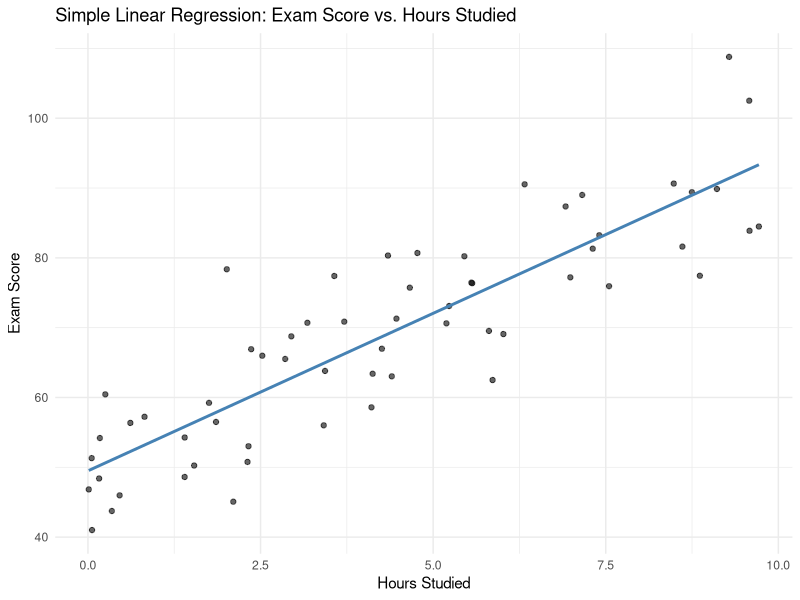
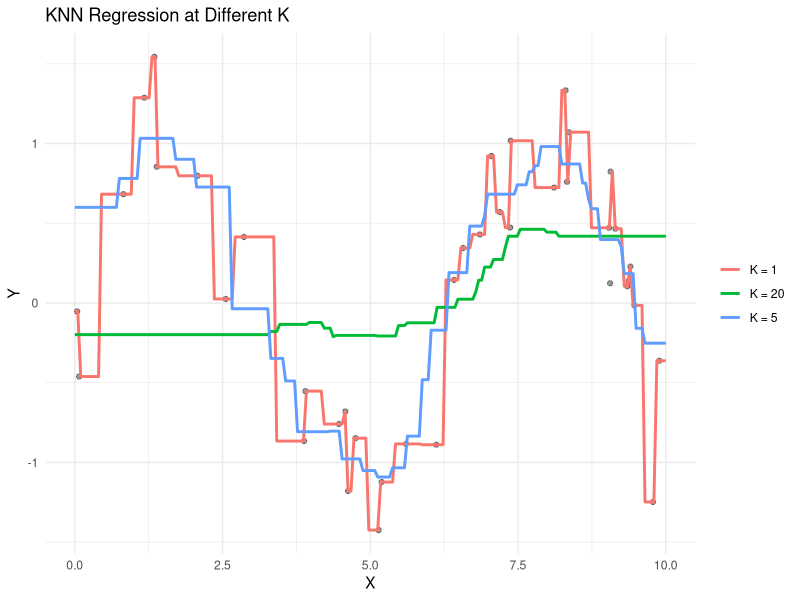

R code for these plots, in order:
## ---- chunk 1
#| label: setup
# install.packages(c("class", "FNN", "ggplot2"))
library(class)   # KNN classification
library(FNN)     # KNN regression
library(ggplot2)
theme_set(theme_minimal())
## ---- chunk 2
#| label: exam-data
set.seed(2026)
n     <- 60
hours <- runif(n, 0, 10)
score <- 50 + 4.5 * hours + rnorm(n, sd = 8)
exam  <- data.frame(hours, score)

fit_lm <- lm(score ~ hours, data = exam)
summary(fit_lm)
## ---- chunk 3
#| label: exam-plot
ggplot(exam, aes(hours, score)) +
  geom_point(alpha = 0.6) +
  geom_smooth(method = "lm", se = FALSE, color = "steelblue") +
  labs(title = "Simple Linear Regression: Exam Score vs. Hours Studied",
       x = "Hours Studied", y = "Exam Score")
## ---- chunk 4
#| label: exam-predict
predict(fit_lm, newdata = data.frame(hours = 6))
## ---- chunk 5
#| label: spam-data
set.seed(2026)
n          <- 200
link_count <- rpois(n, lambda = 2)
caps_ratio <- runif(n, 0, 1)
z    <- -2 + 1.1 * link_count + 3 * caps_ratio
p    <- 1 / (1 + exp(-z))
spam <- rbinom(n, 1, p)
email <- data.frame(link_count, caps_ratio, spam)

fit_glm <- glm(spam ~ link_count + caps_ratio, data = email, family = binomial)
summary(fit_glm)
## ---- chunk 6
#| label: spam-predict
new_email <- data.frame(link_count = 4, caps_ratio = 0.6)
predict(fit_glm, newdata = new_email, type = "response")
## ---- chunk 7
#| label: house-data
house <- data.frame(
  sqft  = c(1750, 1820, 1690, 1905, 1760, 1650, 2000, 1580, 1880, 1720),
  age   = c(12, 8, 20, 5, 15, 25, 3, 30, 10, 18),
  price = c(410, 430, 395, 460, 415, 380, 480, 360, 445, 405),
  above_asking = factor(c("Yes","Yes","No","Yes","No","No","Yes","No","Yes","No"))
)

new_house <- data.frame(sqft = 1800, age = 15)
## ---- chunk 8
#| label: knn-regression
# KNN regression: predict price
knn_price <- knn.reg(train = house[, c("sqft", "age")],
                      test  = new_house,
                      y     = house$price,
                      k     = 5)
knn_price$pred
## ---- chunk 9
#| label: knn-classification
# KNN classification: predict above/below asking
knn_class <- knn(train = house[, c("sqft", "age")],
                  test  = new_house,
                  cl    = house$above_asking,
                  k     = 5)
knn_class
## ---- chunk 10
#| label: bias-variance
set.seed(42)
x_train <- sort(runif(40, 0, 10))
y_train <- sin(x_train) + rnorm(40, sd = 0.3)
x_grid  <- seq(0, 10, length.out = 200)

fits <- lapply(c(1, 5, 20), function(k) {
  pred <- knn.reg(train = matrix(x_train), test = matrix(x_grid),
                   y = y_train, k = k)$pred
  data.frame(x = x_grid, y = pred, K = paste0("K = ", k))
})
fits_df <- do.call(rbind, fits)

ggplot() +
  geom_point(data = data.frame(x_train, y_train),
             aes(x_train, y_train), alpha = 0.4) +
  geom_line(data = fits_df, aes(x, y, color = K), linewidth = 1) +
  labs(title = "KNN Regression at Different K", x = "X", y = "Y", color = NULL)
